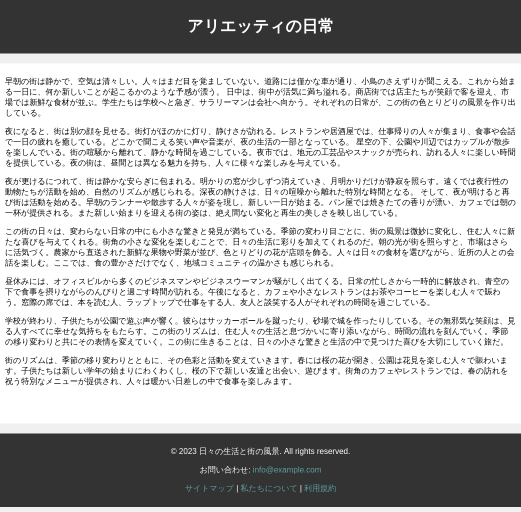
#> input picture python/src/module/img/bf_html2.png, 1042 x 1024 px, found by its file name (shown at 1/2 size)
$ python diff_rec_img.py
#> lines starting #> are read from the running program, lines starting #| are printed output that depends on the picture; after the words box and inside, x2 and y2 are one past the last pixel; in counts of white or black regions, pixels touching at a corner belong together
"""
NOTE 変更前後の画像を比較して、枠を描画＆画像比較による枠を抽出するようのプログラム

本プログラムの機能
    2つの入力画像の差分を追加部分と削除部分に分けた画像を出力

入力画像は、以下を想定。
    ・WebアプリやWebページをスクリーンショットした画面画像
    ・背景が白地
    ・画面要素の「追加・削除・移動・変更・拡縮」の基本的な変更のみ
を想定

主な処理は、画像処理により以下を生成
    ・削除された部分が白、その他の部分が黒の画像A
    ・追加された部分が白、その他の部分が黒の画像B
その後、上記の画像の白を囲む矩形領域の座標を取得し、
    ・画像Aに矩形領域を赤枠
    ・画像Bに矩形領域を緑枠
で描画した2つの画像を出力


参考サイト
    https://sosotata.com/spot7differences/

"""
import cv2
import os
import numpy as np
import subprocess
import math

def main():
    # 保存先ディレクトリを作成
    output_dir = os.path.join(os.path.dirname(os.path.abspath(__file__)), "high_png/")
    # フォルダが存在しない場合は作成
    if not os.path.exists(output_dir):
        os.makedirs(output_dir)
        command = f"sudo chown -R aridome:aridome {output_dir}"
        # コマンドを実行
        subprocess.call(command, shell=True)
#> (this line was passed over: subprocess is not available in this run)
    # ファイル名を生成
    output_file_name_A = 'bf_html2.png'
    output_file_name_B = 'af_html2.png'
    # ファイルパスを作成
    output_file_path_A = os.path.join(output_dir, output_file_name_A)
    output_file_path_B = os.path.join(output_dir, output_file_name_B)

    img1 = cv2.imread(output_file_path_A)
#> img1 is the input picture: shape (1024, 1042, 3); mean B, G, R 189.3, 189.3, 189.3
    img2 = cv2.imread(output_file_path_B)
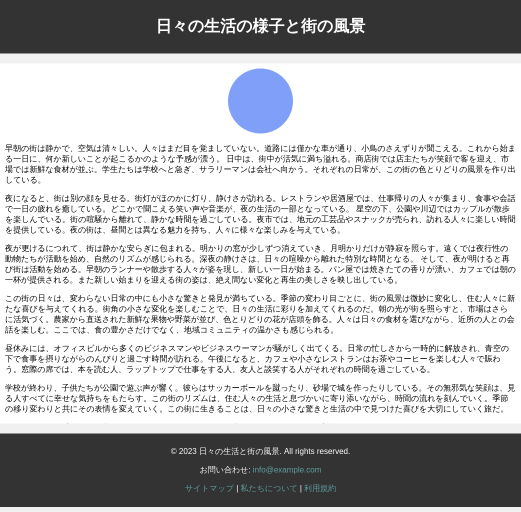
#> input picture python/src/module/img/af_html2.png, 1042 x 1024 px, found by its file name (shown at 1/2 size)
#> img2 is the input picture: shape (1024, 1042, 3); mean B, G, R 191.4, 190.3, 189.9

    # 画像1のサイズを取得
    height1, width1, _ = img1.shape
#> height1 = 1024; width1 = 1042

    # 画像2のサイズを取得
    height2, width2, _ = img2.shape
#> height2 = 1024; width2 = 1042

    # ターゲットのサイズ
    target_width = 2613
    target_height = 2567

    # サイズが異なる場合はリサイズ
    if (width1, height1) != (width2, height2):
        img1 = cv2.resize(img1, (target_width, target_height))
        img2 = cv2.resize(img2, (target_width, target_height))

    # clahe = cv2.createCLAHE(clipLimit=30.0, tileGridSize=(10, 10))
    img1_gray = cv2.cvtColor(img1, cv2.COLOR_BGR2GRAY)
    img2_gray = cv2.cvtColor(img2, cv2.COLOR_BGR2GRAY)

    img1_bin = cv2.adaptiveThreshold(img1_gray, 255, cv2.ADAPTIVE_THRESH_MEAN_C,
                                    cv2.THRESH_BINARY, 11, 2)
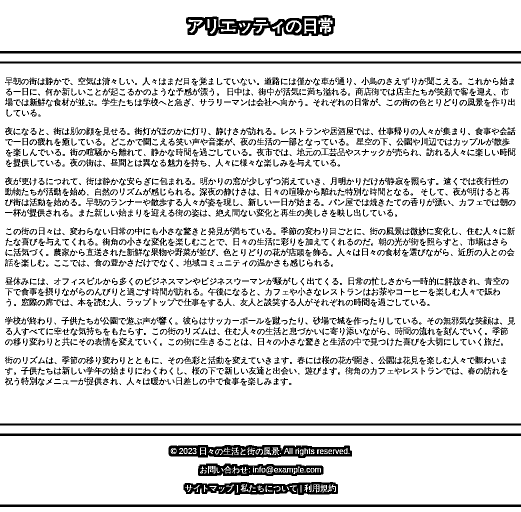
#> img1_bin: shape (1024, 1042) (shown at 1/2 size); 86.7% white; 2192 black regions (620 under 20 px), largest, box (x1, y1, x2, y2) and area: (372, 30, 670, 72) 6353, (337, 890, 704, 916) 6012, (367, 964, 676, 990) 5220
    img2_bin = cv2.adaptiveThreshold(img2_gray, 255, cv2.ADAPTIVE_THRESH_MEAN_C,
                                    cv2.THRESH_BINARY, 11, 2)
#> img2_bin: shape (1024, 1042); 87.2% white; 1984 black regions (573 under 20 px), largest, box (x1, y1, x2, y2) and area: (311, 30, 736, 72) 9620, (337, 890, 704, 916) 6012, (367, 964, 676, 990) 5220

    # 白黒を逆にする
    img1_bin_reverse = cv2.bitwise_not(img1_bin)
    img2_bin_reverse = cv2.bitwise_not(img2_bin)

    # 画像Aから画像Bを引くことで1枚目の画像の差分のみを取得
    diff_before = cv2.subtract(img1_bin_reverse, img2_bin_reverse)
#> diff_before: shape (1024, 1042); 8.2% white in thin lines or dots, all inside (x1, y1, x2, y2) = (10, 30, 1031, 851)
    diff_after = cv2.subtract(img2_bin_reverse, img1_bin_reverse)
#> diff_after: shape (1024, 1042); 7.7% white in thin lines or dots, all inside (x1, y1, x2, y2) = (10, 30, 1031, 847)

    # 収縮・膨張処理のためのカーネルを定義
    kernel = np.ones((5,5),np.uint8)

    # 差分画像に膨張処理を適用
    diff_expanded_before = cv2.dilate(diff_before, kernel, iterations = 6)
#> diff_expanded_before: shape (1024, 1042); 59.3% white; 34 black regions (21 under 20 px), largest, box (x1, y1, x2, y2) and area: (0, 660, 1042, 1024) 261551, (0, 0, 1042, 247) 149367, (678, 473, 1042, 634) 11629
    diff_expanded_after = cv2.dilate(diff_after, kernel, iterations = 6)
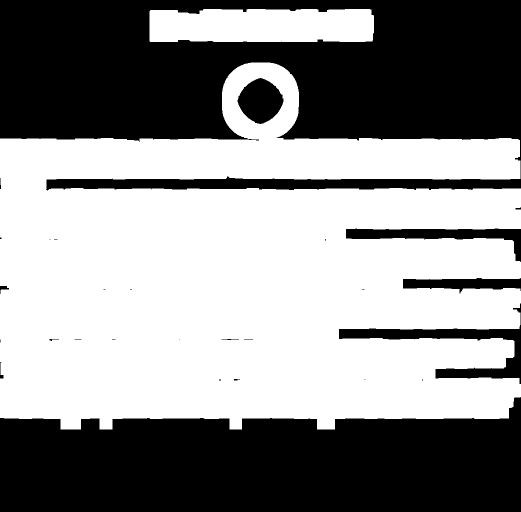
#> diff_expanded_after: shape (1024, 1042) (shown at 1/2 size); 54.9% white; 28 black regions (15 under 20 px)


    """輪郭描画"""
    # 差分画像から輪郭抽出
    contours1, _ = cv2.findContours(diff_expanded_before, cv2.RETR_EXTERNAL, cv2.CHAIN_APPROX_SIMPLE)
#> contours1 = 4 contours; box (x1, y1, x2, y2) and area: (0, 142, 1042, 783) 608253, (360, 18, 678, 84) 18264, (630, 838, 664, 863) 792, (118, 838, 152, 863) 792
    contours2, _ = cv2.findContours(diff_expanded_after, cv2.RETR_EXTERNAL, cv2.CHAIN_APPROX_SIMPLE)
#> contours2 = 2 contours; box (x1, y1, x2, y2) and area: (0, 125, 1042, 859) 558848, (299, 18, 748, 84) 27915

    contours1 = filter_contours_by_area(contours1)
#> the loop in filter_contours_by_area, `for contour in contours:` made 4 passes
#> (contour, area) on passes 1 to 2: ([[630, 838], [630, 862], [663, 862], [663, 838]], 792), ([[118, 838], [118, 862], [151, 862], [151, 838]], 792)
#> area on passes 3 to 4: 608253, 18264.5
#> after the loop in filter_contours_by_area, `for contour in contours:`: filtered_contours = 2 contours; box (x1, y1, x2, y2) and area: (0, 142, 1042, 783) 608253, (360, 18, 678, 84) 18264
#> contours1 has the same summary as filtered_contours in filter_contours_by_area
    contours2 = filter_contours_by_area(contours2)
#> the loop in filter_contours_by_area (call 2), `for contour in contours:` made 2 passes
#> area on passes 1 to 2: 558847.5, 27915
#> after the loop in filter_contours_by_area (call 2), `for contour in contours:`: filtered_contours has the same summary as contours2 in main

    # 元の画像に輪郭を描画する
    for contour in contours1:
        # 輪郭に囲まれた領域のバウンディングボックスを取得
        x, y, w, h = cv2.boundingRect(contour)
        # 元の画像に矩形を描画
        cv2.rectangle(img1, (x, y), (x + w, y + h), (0, 0, 255), 5)
#> this loop made 2 passes
#> (x, y, w, h) on passes 1 to 2: (0, 142, 1042, 641), (360, 18, 318, 66)
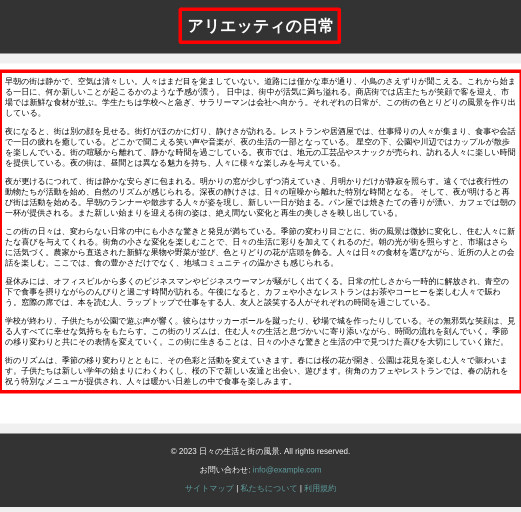
#> img1: shape (1024, 1042, 3) (shown at 1/2 size); mean B, G, R 184.5, 184.5, 190.3

    for contour in contours2:
        x, y, w, h = cv2.boundingRect(contour)
        cv2.rectangle(img2, (x, y), (x + w, y + h), (0, 255, 0), 5)
#> this loop made 2 passes
#> (x, y, w, h) on passes 1 to 2: (0, 125, 1042, 734), (299, 18, 449, 66)
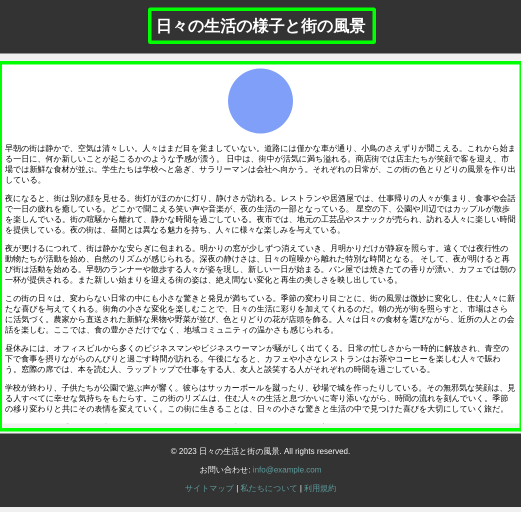
#> img2: shape (1024, 1042, 3) (shown at 1/2 size); mean B, G, R 186.6, 191.9, 185

    # 画像のサイズを取得
    height, width = img1.shape[:2]
#> height = 1024; width = 1042

    # 同じサイズの黒画像を生成
    contour1_image = np.zeros((height, width, 3), dtype=np.uint8)
    contour2_image = np.zeros((height, width, 3), dtype=np.uint8)

    # 輪郭のみの画像を描画する
    for contour in contours1:
        # 輪郭に囲まれた領域のバウンディングボックスを取得
        x, y, w, h = cv2.boundingRect(contour)
        # 元の画像に矩形を描画
        cv2.rectangle(contour1_image, (x, y), (x + w, y + h), (0, 0, 255), 5)
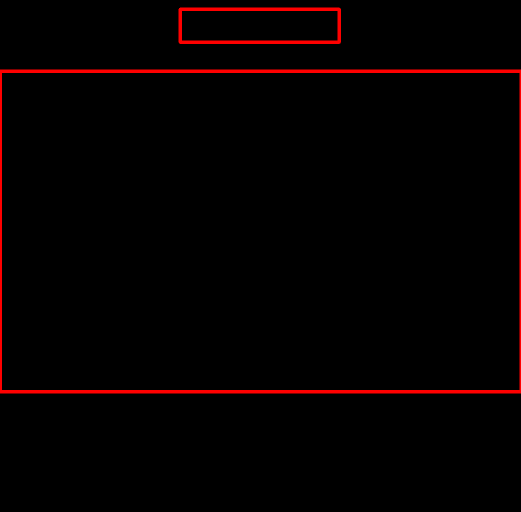
#> contour1_image: shape (1024, 1042, 3) (shown at 1/2 size); mean of channels 0, 1, 2 0, 0, 5.8; drawn as B, G, R

    for contour in contours2:
        x, y, w, h = cv2.boundingRect(contour)
        cv2.rectangle(contour2_image, (x, y), (x + w, y + h), (0, 255, 0), 5)
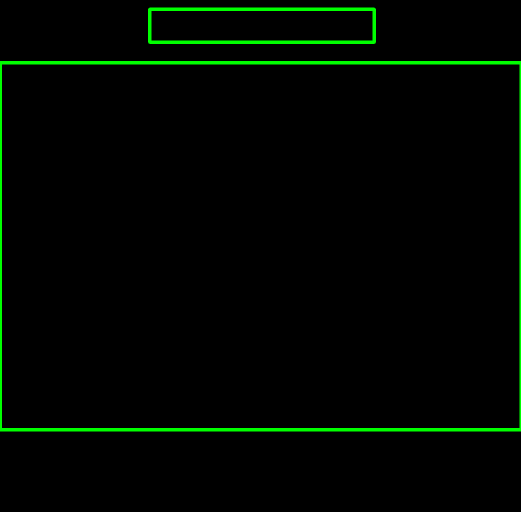
#> contour2_image: shape (1024, 1042, 3) (shown at 1/2 size); mean of channels 0, 1, 2 0, 6.4, 0; drawn as B, G, R


    # 差分画像の保存
    output_file_name1 = "before.png"
    output_file_name2 = "after.png"
    output_dir2 = os.path.join(os.path.dirname(os.path.abspath(__file__)), "diff_img_png")
    # フォルダが存在しない場合は作成
    if not os.path.exists(output_dir2):
        os.makedirs(output_dir2)
        command = f"sudo chown -R aridome:aridome {output_dir2}"
        # コマンドを実行
        subprocess.call(command, shell=True)

    # ファイルパスを作成
    output_file_path = os.path.join(output_dir2, output_file_name1)

    # 画像を保存する
    cv2.imwrite(output_file_path, img1)

    # ファイルパスを作成
    output_file_path = os.path.join(output_dir2, output_file_name2)

    # 画像を保存する
    cv2.imwrite(output_file_path, img2)


    output_file_name3 = "diff_bf_img.png"
    output_file_name4 = "diff_af_img.png"
    # ファイルパスを作成
    output_file_path = os.path.join(output_dir2, output_file_name3)
    # 画像を保存する
    cv2.imwrite(output_file_path, contour1_image)

    # ファイルパスを作成
    output_file_path = os.path.join(output_dir2, output_file_name4)
    # 画像を保存する
    cv2.imwrite(output_file_path, contour2_image)


    print(f"2つの画像の差異部分に枠をつけたカラー画像をに保存しました")


def filter_contours_by_area(contours, threshold_area=3000):
    """
    一定の面積以下の輪郭を除外する関数

    Parameters:
    - contours (list): 輪郭情報が格納されたリスト
    - threshold_area (int): 一定の面積の閾値（適宜調整する）

    Returns:
    - filtered_contours (list): 面積が閾値以上の輪郭のみを格納したリスト
    """

    filtered_contours = []

    for contour in contours:
        area = cv2.contourArea(contour)

        if area > threshold_area:
            filtered_contours.append(contour)

    return filtered_contours


# __name__ が "__main__" の場合のみ実行
if __name__ == "__main__":
    main()
